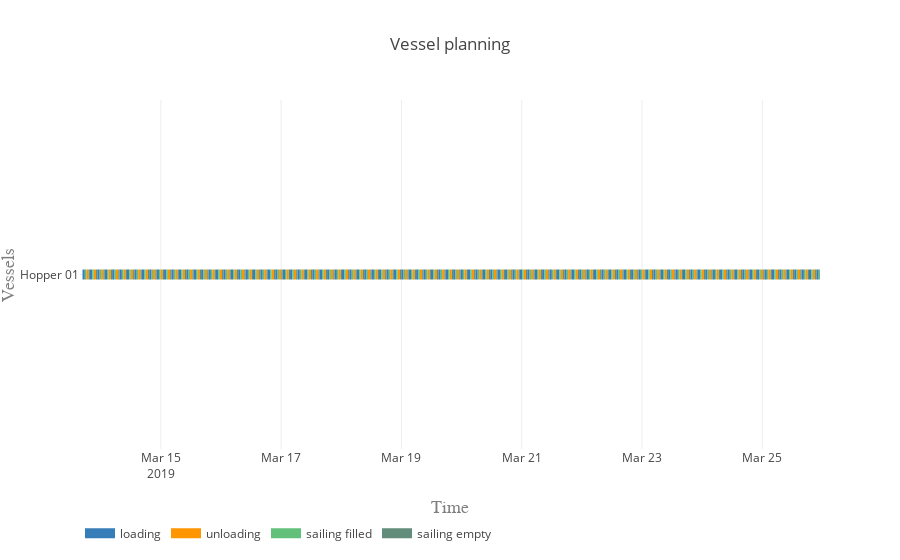

Notebook cell for this chart:
### Markdown cell above
#### Vessel planning

### Code cell
vessels = [hopper]

activities = ['loading', 'unloading', 'sailing filled', 'sailing empty']
colors = {0:'rgb(55,126,184)', 1:'rgb(255,150,0)', 2:'rgb(98, 192, 122)', 3:'rgb(98, 141, 122)'}

plot.vessel_planning(vessels, activities, colors)

### Figure 1 — Plotly figure (JSON) as saved in the notebook; plotly's stock layout.template omitted (floating-point values rounded to 4 significant figures; data arrays with more than 128 entries replaced by an {"elided": "..."} marker saying what was removed)
{"data": [{"connectgaps": false, "hoverinfo": "y+name", "line": {"color": "rgb(55,126,184)", "width": 10}, "mode": "lines", "name": "loading", "type": "scatter", "uid": "d44ba544-e95d-4010-9ac0-84c1cede4229", "x": {"elided": "500 str values"}, "y": {"elided": "500 str values"}}, {"connectgaps": false, "hoverinfo": "y+name", "line": {"color": "rgb(255,150,0)", "width": 10}, "mode": "lines", "name": "unloading", "type": "scatter", "uid": "ecf5c3af-64a9-4297-97dc-748aec003598", "x": {"elided": "500 str values"}, "y": {"elided": "500 str values"}}, {"connectgaps": false, "hoverinfo": "y+name", "line": {"color": "rgb(98, 192, 122)", "width": 10}, "mode": "lines", "name": "sailing filled", "type": "scatter", "uid": "36b25ee9-d371-4d8c-832f-203474d2cb61", "x": {"elided": "500 str values"}, "y": {"elided": "500 str values"}}, {"connectgaps": false, "hoverinfo": "y+name", "line": {"color": "rgb(98, 141, 122)", "width": 10}, "mode": "lines", "name": "sailing empty", "type": "scatter", "uid": "41aaf36b-242b-4502-9152-821cf5c5320a", "x": {"elided": "495 str values"}, "y": {"elided": "495 str values"}}], "layout": {"hovermode": "closest", "legend": {"orientation": "h", "x": 0, "y": -0.2}, "title": "Vessel planning", "xaxis": {"range": ["2019-03-13 15:45:36", "2019-03-25 22:59:58.511561"], "title": "Time", "titlefont": {"color": "#7f7f7f", "family": "Courier New, monospace", "size": 18}}, "yaxis": {"title": "Vessels", "titlefont": {"color": "#7f7f7f", "family": "Courier New, monospace", "size": 18}}}}
